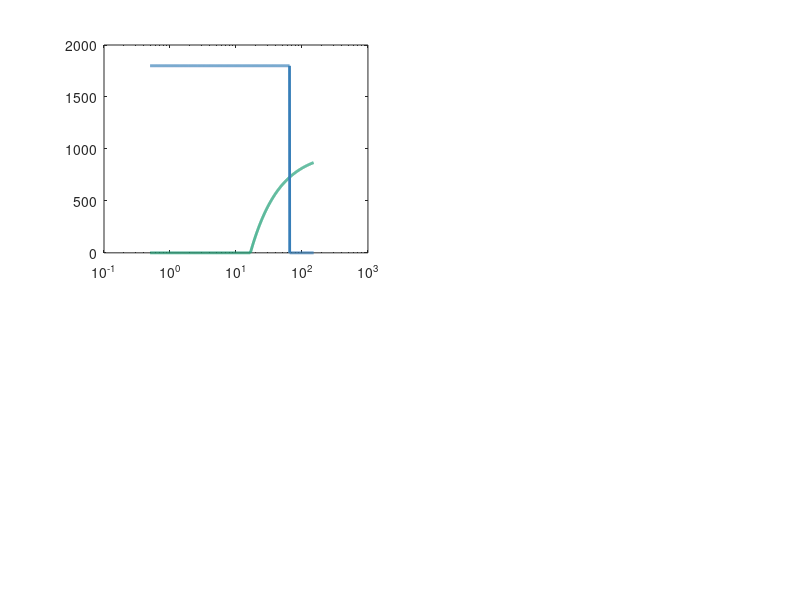

Source code (MATLAB): (Note: this script raises an error after producing the figure.)
% ============================================================================
% INTERFAZ PARA SENSOR DE GASES CONTAMINANTES EN CMOS 180nm
% Concurso de Circuitos Estudiantiles IEEE SSCS 2026
% ============================================================================
% Simulación analítica completa ajustada al Netlist Real de LTspice
% Parámetros extraídos directamente del modelo PTM 180nm (BSIM4)
% ============================================================================
clc; clear; close all;
fprintf('=============================================================\n');
fprintf('  SENSOR DE GASES CONTAMINANTES — CMOS 180nm (PTM)\n');
fprintf('  IEEE SSCS Student Circuit Contest 2026 — Sincronizado\n');
fprintf('=============================================================\n\n');

% ============================================================================
% PARÁMETROS DE PROCESO — REALES PTM 180nm (Extraídos de cmos180nm.lib)
% ============================================================================
p.VDD    = 1.8;          % [V]  Alimentación
p.Vtn    = 0.3999;       % [V]  Umbral NMOS (Vth0 NMOS_VTH)
p.Vtp    = 0.4039;       % [V]  Umbral PMOS (Absoluto Vth0 PMOS_VTH)
p.unCox  = 578.4e-6;     % [A/V²] µn·Cox NMOS Real (BSIM4)
p.upCox  = 138.1e-6;     % [A/V²] µp·Cox PMOS Real (BSIM4)
p.VAn    = 15;           % [V]  Tensión de Early NMOS (Estimada para ro)
p.VAp    = 12.5;         % [V]  Tensión de Early PMOS (Estimada para ro)
p.L      = 180e-9;       % [m]  Longitud de canal mínima

fprintf('[PROCESO] PTM 180nm: µnCox=%.1f µA/V² | µpCox=%.1f µA/V²\n', p.unCox*1e6, p.upCox*1e6);
fprintf('[PROCESO] Voltajes de Umbral: Vtn = +%.4f V | Vtp = -%.4f V\n\n', p.Vtn, p.Vtp);

% ============================================================================
% BLOQUE 1: BETA-MULTIPLIER (M1, M2, M3, M4, R1)
% ============================================================================
fprintf('-------------------------------------------------------------\n');
fprintf('  BLOQUE 1: BETA-MULTIPLIER (Referencia de Corriente)\n');
fprintf('-------------------------------------------------------------\n');
b1.WL1 = 1.8 / 0.18;     % M1: W=1.8u, L=180n -> W/L = 10
b1.WL2 = 7.2 / 0.18;     % M2: W=7.2u, L=180n -> W/L = 40
b1.K   = b1.WL2 / b1.WL1; % Factor multiplicador geométrico (K = 4)
b1.R1  = 3.2e3;          %

% Ecuación cuadrática clásica del BMR
b1.Iref = (2 / (p.unCox * b1.WL1 * b1.R1^2)) * (1 - 1/sqrt(b1.K))^2;

% Voltajes de operación de compuerta
b1.VGS2 = p.Vtn + sqrt(2 * b1.Iref / (p.unCox * b1.WL2));
b1.VGS1 = p.Vtn + sqrt(2 * b1.Iref / (p.unCox * b1.WL1));
b1.VR1  = b1.Iref * b1.R1;

fprintf('  Dimensiones: (W/L)_1 = %.0f | (W/L)_2 = %.0f (Factor K = %.0f)\n', b1.WL1, b1.WL2, b1.K);
fprintf('  Resistencia R1 elegida = %.1f kΩ\n', b1.R1/1e3);
fprintf('  I_REF Calculada Teórica = %.2f µA\n', b1.Iref*1e6);
fprintf('  VGS_M1 = %.1f mV | VGS_M2 = %.1f mV | Caída en R1 = %.1f mV\n\n', ...
    b1.VGS1*1e3, b1.VGS2*1e3, b1.VR1*1e3);

% ============================================================================
% BLOQUE 2: ESPEJO DE CORRIENTE PMOS (Polarización M6, M7, M8, M9)
% ============================================================================
fprintf('-------------------------------------------------------------\n');
fprintf('  BLOQUE 2: RED DE INYECCIÓN PMOS\n');
fprintf('-------------------------------------------------------------\n');
b2.WL_ref = 7.2 / 0.18;      % M3 y M4 tienen W/L = 40
b2.WL_inj = 4 * (1.8 / 0.18); % M6+M7+M8+M9 en paralelo = 4 * 10 = 40
b2.M      = b2.WL_inj / b2.WL_ref; % Relación de espejo = 1:1

b2.Iinj   = b2.M * b1.Iref;
b2.Vov    = sqrt(2 * b2.Iinj / (p.upCox * b2.WL_inj));
b2.VSG    = p.Vtp + b2.Vov;

fprintf('  Ancho total de inyección (4 transistores en paralelo) = %.1f\n', b2.WL_inj);
fprintf('  Relación de Espejo Real = %.0f:1\n', b2.M);
fprintf('  I_inyección Nominal Teórica = %.2f µA\n\n', b2.Iinj*1e6);

% ============================================================================
% BLOQUE 3: INVERSOR CMOS COMO TIA (M10, M11, M12 + R2)
% ============================================================================
fprintf('-------------------------------------------------------------\n');
fprintf('  BLOQUE 3: AMPLIFICADOR DE TRANSIMPEDANCIA (TIA)\n');
fprintf('-------------------------------------------------------------\n');
b3.WLn = 1.8 / 0.18;         % M12 -> W/L = 10
b3.WLp = 2 * (1.8 / 0.18);   % M10 + M11 en paralelo -> W/L = 20
b3.Rf  = 20e3;               % Resistencia R2 = 20k
b3.Cf  = 1e-12;              % Capacitor C1 = 1pF

% Punto de conmutación real del inversor del TIA
r_ratio  = sqrt(p.upCox * b3.WLp / (p.unCox * b3.WLn));
b3.Vtrip = (p.Vtn + (p.VDD - p.Vtp) * r_ratio) / (1 + r_ratio);

% Umbral crítico de resistencia del sensor para disparar el sistema
% V_N001 = V_trip cuando R_sensor = V_trip / I_inj
R_critical = b3.Vtrip / b2.Iinj;

fprintf('  Inversor TIA: (W/L)_N = %.0f | (W/L)_P = %.0f\n', b3.WLn, b3.WLp);
fprintf('  Tensión de Conmutación (Tierra Virtual) V_trip = %.3f V\n', b3.Vtrip);
fprintf('  UMBRAL CRÍTICO TEÓRICO DE R_sensor = %.2f kΩ\n\n', R_critical/1e3);

% ============================================================================
% BLOQUE 4: FILTRO PASO BAJO (Efecto Miller en Lazo Cerrado)
% ============================================================================
fprintf('-------------------------------------------------------------\n');
fprintf('  BLOQUE 4: FILTRO DE TIEMPO CONTINUO\n');
fprintf('-------------------------------------------------------------\n');
b4.f3dB = 1 / (2 * pi * b3.Rf * b3.Cf);
fprintf('  Frecuencia de corte pasiva del lazo (f_-3dB) = %.2f MHz\n\n', b4.f3dB/1e6);

% ============================================================================
% BLOQUE 5: BUFFER DIGITAL DE SALIDA (Inversor M13, M14)
% ============================================================================
fprintf('-------------------------------------------------------------\n');
fprintf('  BLOQUE 5: BUFFER INVERSOR DE SALIDA\n');
fprintf('-------------------------------------------------------------\n');
b5.WLn = 1.8 / 0.18; % M13 -> W/L = 10
b5.WLp = 1.8 / 0.18; % M14 -> W/L = 10
r_ratio_buf = sqrt(p.upCox * b5.WLp / (p.unCox * b5.WLn));
b5.Vtrip_buf = (p.Vtn + (p.VDD - p.Vtp) * r_ratio_buf) / (1 + r_ratio_buf);
fprintf('  Punto de disparo del Buffer final = %.3f V\n\n', b5.Vtrip_buf);

% ============================================================================
% GENERACIÓN DE VECTORES Y SIMULACIÓN COMPORTAMENTAL
% ============================================================================
Rs_vec = logspace(log10(500), log10(150e3), 1000);
Is_vec = b3.Vtrip ./ Rs_vec;
V_N002 = b3.Vtrip + b3.Rf * (b2.Iinj - Is_vec);
V_N002 = max(0, min(p.VDD, V_N002)); % Clamping a los rieles de tensión
V_OUT  = (V_N002 < b5.Vtrip_buf) * p.VDD; % Comportamiento del buffer inversor

% Respuesta Temporal Sincronizada con el transitorio de LTspice
t_vec = linspace(0, 5e-3, 2000); % 5 ms de simulación
Rs_t  = 1e3 + t_vec * 20e6;      % R3 del netlist: R={1k + time*20Meg}
Is_t  = b2.Iinj;                 % Corriente constante inyectada
V_N001_t = Is_t * Rs_t;          % Ley de Ohm en el nodo del sensor
V_N001_t = max(0, min(p.VDD, V_N001_t));

% Respuesta del amplificador inversor y buffer
V_N002_t = b3.Vtrip - (V_N001_t - b3.Vtrip) * 15; % Ganancia Open-Loop estimada
V_N002_t = max(0, min(p.VDD, V_N002_t));
V_OUT_t  = (V_N002_t < b5.Vtrip_buf) * p.VDD;

% Encontrar el tiempo exacto de conmutación teórica
[~, idx] = min(abs(Rs_t - R_critical));
t_disparo = t_vec(idx);

% ============================================================================
% VISUALIZACIÓN GRÁFICA (Digna de reporte IEEE)
% ============================================================================
fig = figure('Name','Sensor de Gases CMOS 180nm — Sincronizado', 'Color','white', 'Position',[100 100 1100 750]);
c_azul = [0.216 0.494 0.722]; c_verde = [0.114 0.620 0.459]; c_rojo = [0.733 0.180 0.180];

% --- Subplot 1: Voltajes de Estado Estacionario vs R_sensor ---
subplot(2,2,1);
semilogx(Rs_vec/1e3, V_N002*1e3, 'Color', c_verde, 'LineWidth', 2); hold on;
semilogx(Rs_vec/1e3, V_OUT*1e3, 'Color', c_azul, 'LineWidth', 2);
xline(R_critical/1e3, '--r', 'LineWidth', 1.2, 'Label', sprintf('R_{crit}=%.1fkΩ', R_critical/1e3));
xlabel('Resistencia del Sensor R_3 [kΩ]'); ylabel('Voltaje de Nodos [mV]');
title('Estática: Voltajes de Control vs R_{sensor}');
legend('V(N002) - Salida TIA', 'V_{OUT} Chip Digital', 'Location', 'west');
grid on; box on;

% --- Subplot 2: Respuesta Temporal - Transitorio de Detección ---
subplot(2,2,2);
plot(t_vec*1e3, V_N001_t, 'Color', 'k', 'LineWidth', 1.8); hold on;
plot(t_vec*1e3, V_N002_t, 'Color', c_verde, 'LineWidth', 1.8);
plot(t_vec*1e3, V_OUT_t, 'Color', c_azul, 'LineWidth', 2);
xline(t_disparo*1e3, '--r', 'LineWidth', 1.2, 'Label', sprintf('Disparo: %.2f ms', t_disparo*1e3));
xlabel('Tiempo [ms]'); ylabel('Voltaje de los Nodos [V]');
title('Dinámica: Transitorio Temporal Simulado (R = 1k + time \times 20M)');
legend('V(N001) Sensor', 'V(N002) TIA', 'V_{OUT} Buffer', 'Location', 'northwest');
grid on; box on;

% --- Subplot 3: Barrido de Estabilidad de la Fuente de Alimentación ---
subplot(2,2,3);
VDD_sweep = linspace(1.0, 2.5, 200);
Iref_sweep = b1.Iref * (1 + (VDD_sweep - p.VDD)/p.VAn);
plot(VDD_sweep, Iref_sweep*1e6, 'Color', c_rojo, 'LineWidth', 2); hold on;
xline(p.VDD, ':k', 'LineWidth', 1.2, 'Label', 'V_{DD} Nominal = 1.8V');
xlabel('Voltaje de Fuente V_{DD} [V]'); ylabel('I_{REF} [µA]');
title('Regulación: I_{REF} vs Tensión de Alimentación');
grid on; box on;

% --- Subplot 4: Tabla Resumen Matemática ---
subplot(2,2,4); axis off;
res_data = {
    'I_REF (Bloque 1)',       sprintf('%.2f µA',  b1.Iref*1e6),       'R1 = 3.2 kΩ';
    'I_inj (Bloque 2)',       sprintf('%.2f µA',  b2.Iinj*1e6),       'Espejo 1:1';
    'V_trip TIA (Bloque 3)',   sprintf('%.1f mV',  b3.Vtrip*1e3),      '(W/L)_P = 20';
    'R_critica Umbral',       sprintf('%.2f kΩ',  R_critical/1e3),    'Punto de Disparo';
    'f_-3dB Filtro',          sprintf('%.2f MHz', b4.f3dB/1e6),       'R2 = 20kΩ, C1 = 1pF';
    'V_trip Buffer Output',   sprintf('%.1f mV',  b5.Vtrip_buf*1e3),  'M13/M14 (1:1)'
};
colnames = {'Parámetro', 'Valor Analítico', 'Condición de Red'};
uitable(fig, 'Data', res_data, 'ColumnName', colnames, ...
    'Units', 'normalized', 'Position', [0.55, 0.08, 0.38, 0.35], ...
    'FontSize', 9, 'ColumnWidth', {140, 100, 110}, 'RowName', {});

sgtitle('Memoria de Cálculo de la Interfaz del Sensor CMOS 180nm', 'FontWeight', 'bold', 'FontSize', 12);
